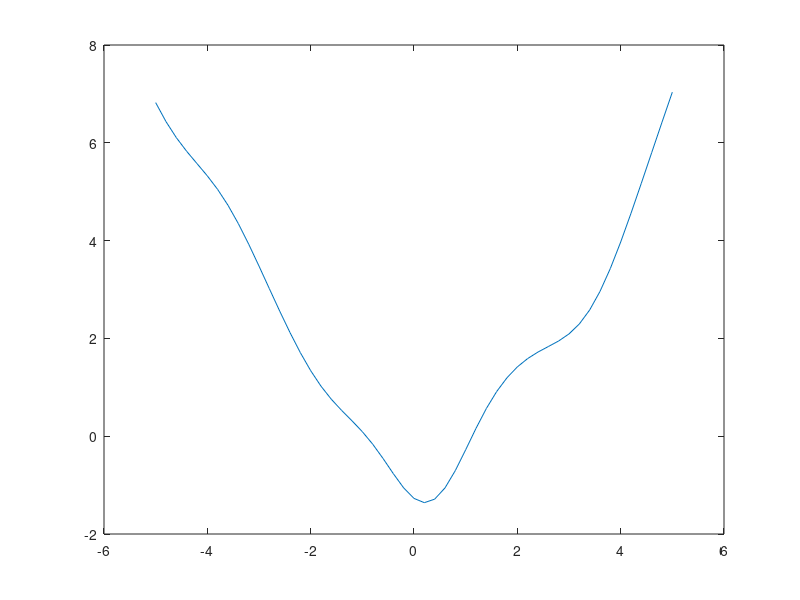

Recreate this plot in MATLAB.
% How to plot a simple gaussian process
% credits:
%   https://www.cs.ubc.ca/~hutter/EARG.shtml/earg/papers05/rasmussen_gps_in_ml.pdf


xs = (-5:0.2:5)';
ns = size(xs, 1);
keps = 1e-9;
m = @(x) 0.25*x.^2;
K = @(p, q) exp(-0.5*(repmat(p', size(q)) - repmat(q,size(p'))).^2);
fs = m(xs) + chol(K(xs, xs)+keps*eye(ns))'*randn(ns, 1);
% fs = m(xs) + chol(K(xs, xs)+keps*eye(ns))'*ones(ns,1);
plot(xs, fs, '-');